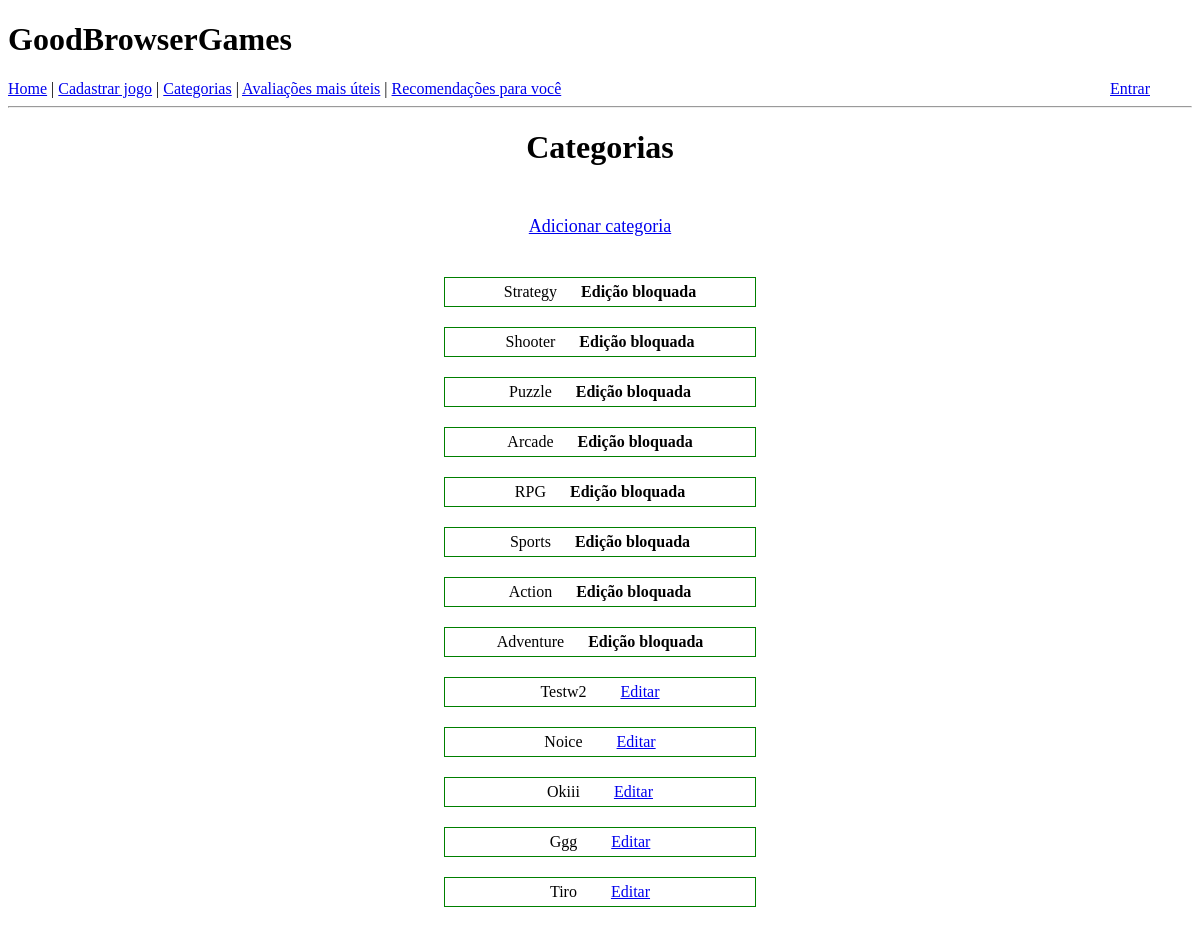
Page /listar-categorias on the earlier database version.
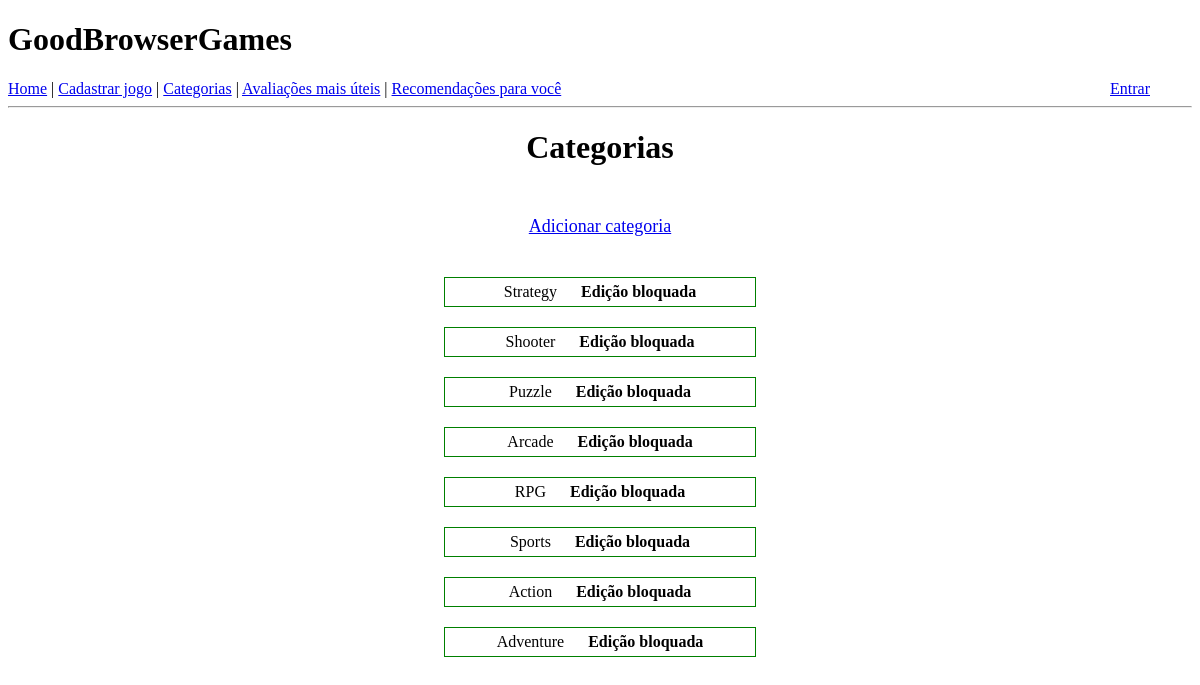
Same page on the later database version.
### app/models.py (models this page shows)
class Categoria(db.Model):
    id = db.Column(db.Integer, primary_key=True)
    nome = db.Column(db.String(64), index=True, unique=True)

### app/routes.py (the view)
@app.route("/listar-categorias", methods=["GET", "POST"])
def listar_categorias():
    categorias_base = [
        "Strategy",
        "Shooter",
        "Puzzle",
        "Arcade",
        "RPG",
        "Sports",
        "Action",
        "Adventure",
    ]
    categorias = list(Categoria.query.all())
    return render_template("lista_categorias.html", categorias=categorias, padroes=categorias_base)

### app/templates/lista_categorias.html (shortened to what this page needs)
{% extends "base.html" %}
{% block content %}
    <div id="container">
        <h1 style="margin-bottom: 50px;">Categorias</h1>
        <div>
            <p style="margin-bottom: 40px; font-size: large;"><a href="/criar-categoria">Adicionar categoria</a></p>
        </div>
        {% for cat in padroes %}
        <div class="categoria">
            <span>{{ cat }}</span>
            <p style="display: inline; margin-left: 20px;"><b>Edição bloquada</b></p>
        </div>
        {% endfor %}
        {% if categorias %}
            {% for cat in categorias %}
            <div class="categoria">
                <span>{{ cat.nome.capitalize() }}</span>
                <p class="botoes"><a href="/editar-categoria/{{cat.id}}">Editar</a></p>
            </div>
            {% endfor %}
        {% endif %}
    </div>
{% endblock %}

Differences in the rows shown:
removed Categoria: nome "Testw2"
removed Categoria: nome "Noice"
removed Categoria: nome "Okiii"
removed Categoria: nome "Ggg"
removed Categoria: nome "Tiro"
